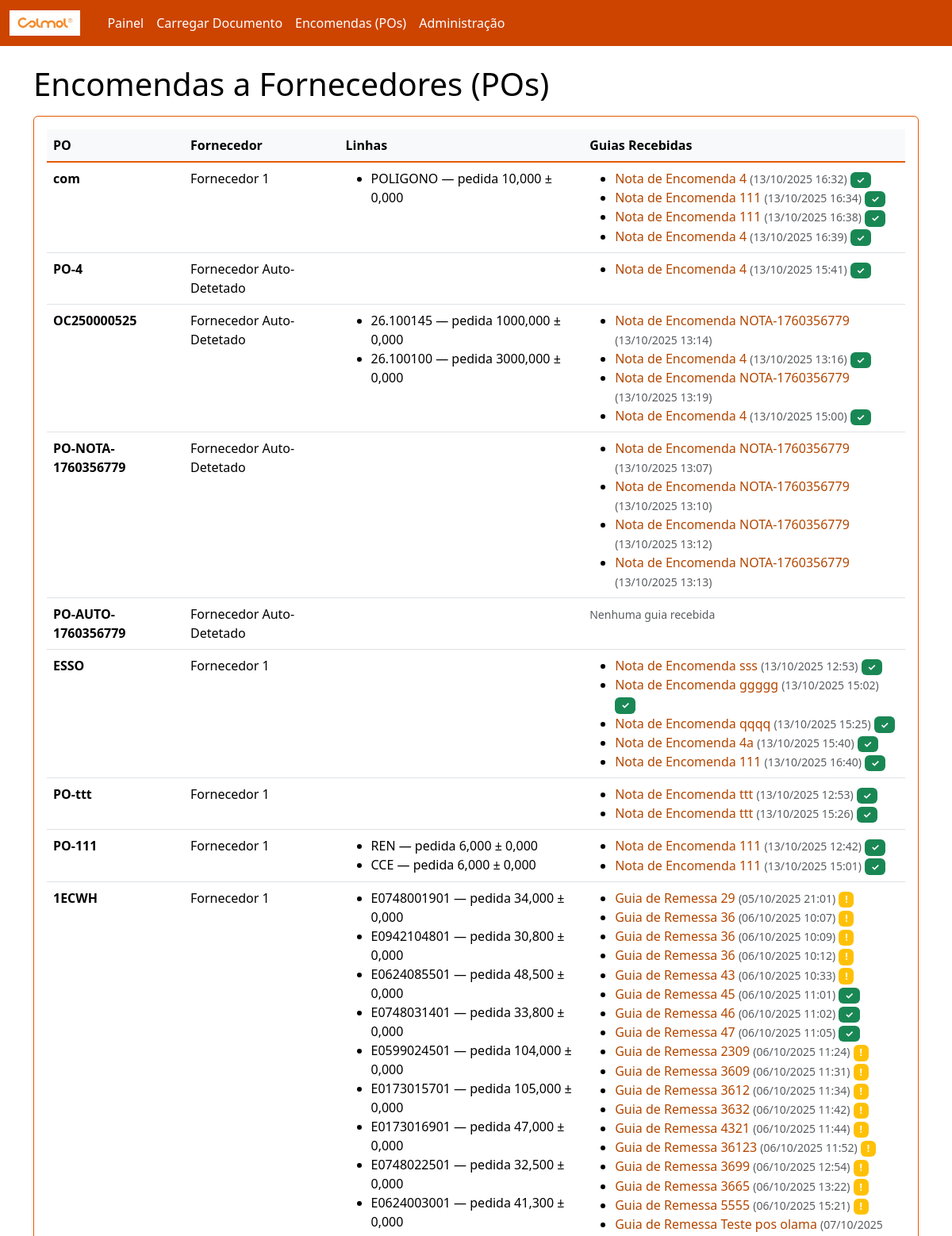
Before: /po/ (upper part) with the older database file.
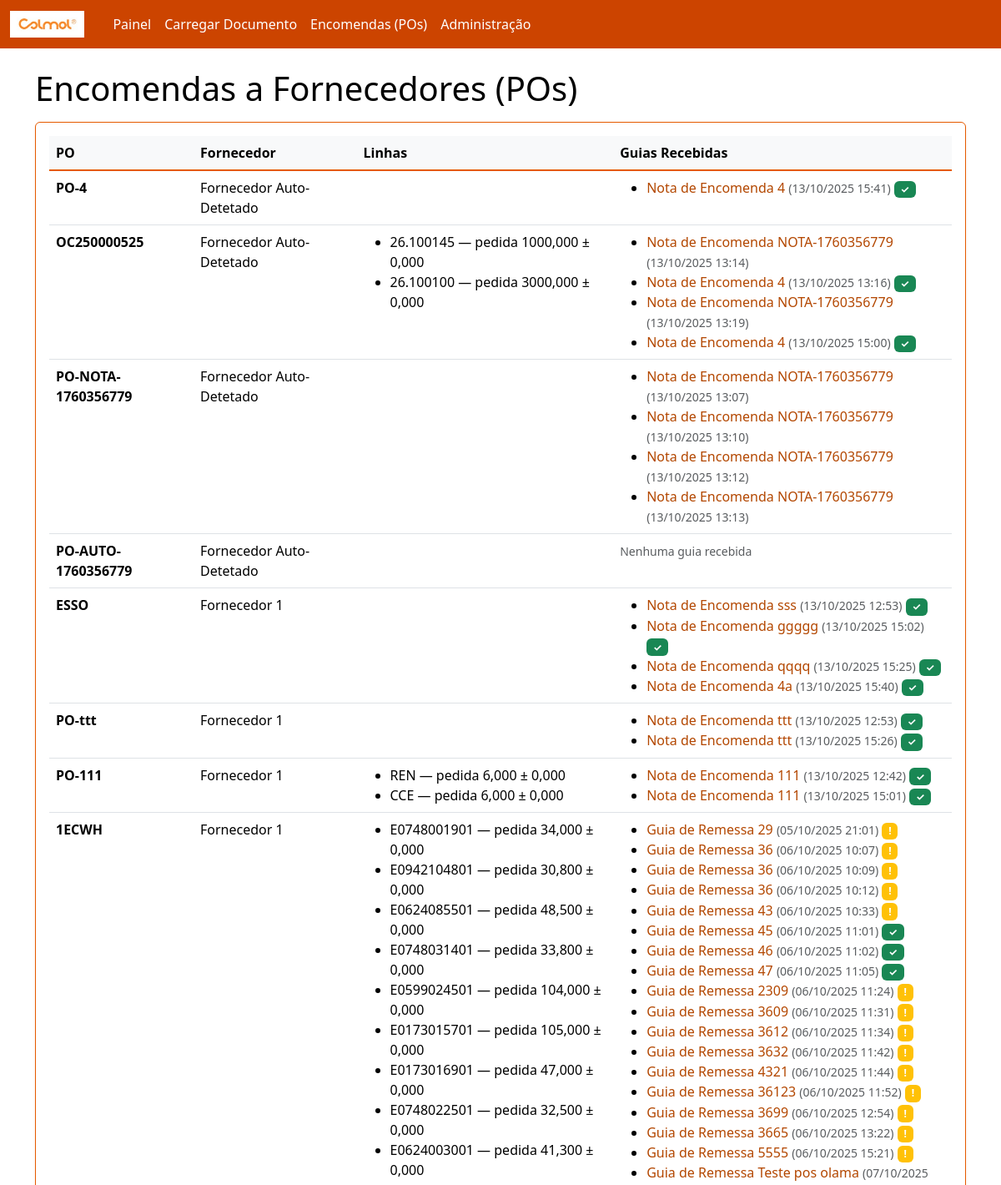
After: the same page with the newer database file.
### rececao/models.py (models this page shows, shortened)
class PurchaseOrder(models.Model):
    number = models.CharField(max_length=100, unique=True)
    supplier = models.ForeignKey(Supplier, on_delete=models.CASCADE, related_name='purchase_orders')
    created_at = models.DateTimeField(auto_now_add=True)

class Supplier(models.Model):
    name = models.CharField(max_length=200, unique=True)
    email = models.EmailField(blank=True, null=True)
    code = models.CharField(max_length=50, unique=True)

class POLine(models.Model):
    po = models.ForeignKey(PurchaseOrder, on_delete=models.CASCADE, related_name='lines')
    internal_sku = models.CharField(max_length=120)  # código interno Colmol
    description = models.CharField(max_length=255, blank=True)
    unit = models.CharField(max_length=20, default='UN')
    qty_ordered = models.DecimalField(max_digits=12, decimal_places=3)
    tolerance = models.DecimalField(max_digits=6, decimal_places=3, default=0)  # tolerância admitida
    class Meta:
        unique_together = ('po','internal_sku')

class InboundDocument(models.Model):
    DOC_TYPES = (
        ('GR','Guia de Remessa'),
        ('FT','Nota de Encomenda'),
    )
    supplier = models.ForeignKey(Supplier, on_delete=models.CASCADE, related_name='inbound_docs')
    doc_type = models.CharField(max_length=2, choices=DOC_TYPES, default='GR')
    number = models.CharField(max_length=120)
    file = models.FileField(upload_to='inbound/')
    received_at = models.DateTimeField(auto_now_add=True)
    parsed_payload = models.JSONField(default=dict, blank=True)  # resultado do OCR/extração
    po = models.ForeignKey(PurchaseOrder, on_delete=models.SET_NULL, null=True, blank=True, related_name='inbound_docs')

### rececao/views.py (the view)
# urls.py: path('po/', views.po_list, name='po_list'),
def po_list(request):
    pos = PurchaseOrder.objects.all().order_by('-id')
    return render(request, 'po_list.html', {'pos': pos})

### templates/po_list.html
{% extends "base.html" %}
{% block content %}
<h1>Encomendas a Fornecedores (POs)</h1>
<div class="card p-3 mt-3">
  <table class="table table-hover">
    <thead><tr><th>PO</th><th>Fornecedor</th><th>Linhas</th><th>Guias Recebidas</th></tr></thead>
    <tbody>
      {% for p in pos %}
      <tr>
        <td><strong>{{ p.number }}</strong></td>
        <td>{{ p.supplier.name }}</td>
        <td>
          <ul class="mb-0">
          {% for l in p.lines.all %}
            <li>{{ l.internal_sku }} — pedida {{ l.qty_ordered }} ± {{ l.tolerance }}</li>
          {% endfor %}
          </ul>
        </td>
        <td>
          {% with guias=p.inbound_docs.all %}
            {% if guias %}
              <ul class="mb-0">
              {% for guia in guias %}
                <li>
                  <a href="/inbound/{{ guia.id }}/" class="text-decoration-none">
                    {{ guia.get_doc_type_display }} {{ guia.number }}
                  </a>
                  <small class="text-muted">({{ guia.received_at|date:"d/m/Y H:i" }})</small>
                  {% if guia.match_result %}
                    {% if guia.match_result.status == 'matched' %}
                      <span class="badge bg-success">✓</span>
                    {% elif guia.match_result.status == 'exceptions' %}
                      <span class="badge bg-warning">!</span>
                    {% endif %}
                  {% endif %}
                </li>
              {% endfor %}
              </ul>
            {% else %}
              <small class="text-muted">Nenhuma guia recebida</small>
            {% endif %}
          {% endwith %}
        </td>
      </tr>
      {% empty %}
      <tr><td colspan="4">Sem POs. Use o admin para criar dados de exemplo.</td></tr>
      {% endfor %}
    </tbody>
  </table>
</div>
{% endblock %}

Changed rows visible on the page:
removed PurchaseOrder: number "com", supplier.name "Fornecedor 1"
removed POLine: internal_sku "POLIGONO", qty_ordered "10,000", tolerance "0,000", shown under "com"
removed InboundDocument: doc_type "Nota de Encomenda", number "4", received_at "13/10/2025 16:32", shown under "com"
removed InboundDocument: doc_type "Nota de Encomenda", number "111", received_at "13/10/2025 16:34", shown under "com"
removed InboundDocument: doc_type "Nota de Encomenda", number "111", received_at "13/10/2025 16:38", shown under "com"
removed InboundDocument: doc_type "Nota de Encomenda", number "4", received_at "13/10/2025 16:39", shown under "com"
removed InboundDocument: doc_type "Nota de Encomenda", number "111", received_at "13/10/2025 16:40", shown under PurchaseOrder "ESSO"
